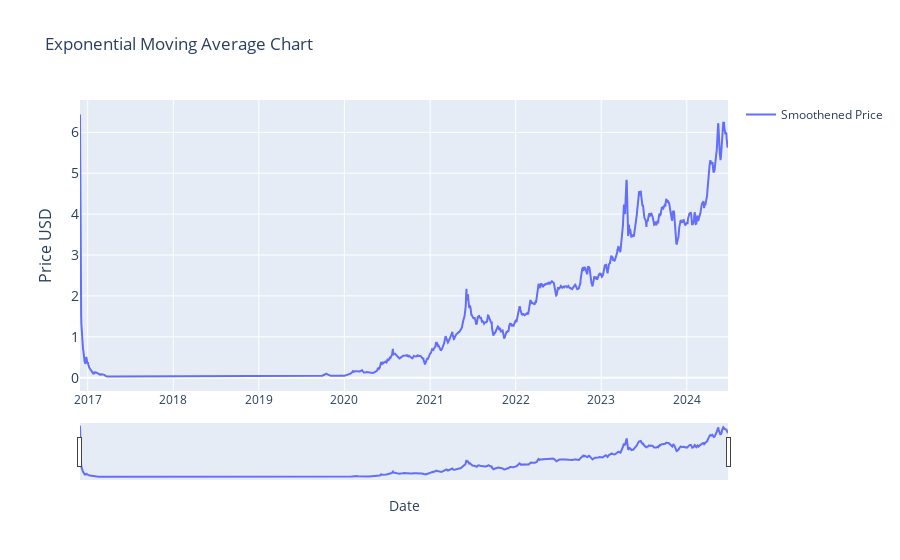

Here is the notebook cell this chart was saved with:
### Markdown cell above
### Exponential Moving Average

### Code cell
# Exponential Moving Average (EMA)  
 # | Part of Moving Averages (2) block

import plotly.graph_objects as go
import pandas as pd
from ipywidgets import interact, DatePicker
import numpy as np

# renames current item to df
df = current_item

# change span = to change smoothing factor/span for average.
df['smoothened_price'] = df['price_usd'].ewm(span=2, adjust=False).mean()
# Function to update the graph based on the selected date range
def update_graph(start_date, end_date):
    # Filtering the data based on the date range
    mask = (df.index >= pd.to_datetime(start_date)) & (df.index <= pd.to_datetime(end_date))
    filtered_data = df.loc[mask]

    # Creating the plot
    fig = go.Figure()
    fig.add_trace(go.Scatter(x=filtered_data.index, y=filtered_data['smoothened_price'], mode='lines', name='Smoothened Price'))

    # Formatting
    fig.update_layout(
        title='Exponential Moving Average Chart',
        xaxis_title='Date',
        yaxis_title='Price USD',
        yaxis=dict(
            title='Price USD',
            titlefont_size=16,
            tickfont_size=14,
        ),
        xaxis=dict(  # Added lines for range slider
            rangeslider=dict(
                visible=True
            ),
            type="date"
        ),
        showlegend=True

        )
    
    fig.show()

# Creating interactive widgets for date selection
start_date_picker = DatePicker(description='Start Date', value=current_item.index[0], disabled=False)
end_date_picker = DatePicker(description='End Date', value=current_item.index[-1], disabled=False)

# Display the interactive widget
interact(update_graph, start_date=start_date_picker, end_date=end_date_picker)

### Figure 1 — Plotly figure (JSON) as saved in the notebook; plotly's stock layout.template omitted (floating-point values rounded to 4 significant figures; data arrays with more than 128 entries replaced by an {"elided": "..."} marker saying what was removed)
{"data": [{"mode": "lines", "name": "Smoothened Price", "type": "scatter", "x": {"elided": "2766 str values"}, "y": {"elided": "2766 float values"}}], "layout": {"showlegend": true, "title": {"text": "Exponential Moving Average Chart"}, "xaxis": {"rangeslider": {"visible": true}, "title": {"text": "Date"}, "type": "date"}, "yaxis": {"tickfont": {"size": 14}, "title": {"font": {"size": 16}, "text": "Price USD"}}}}
